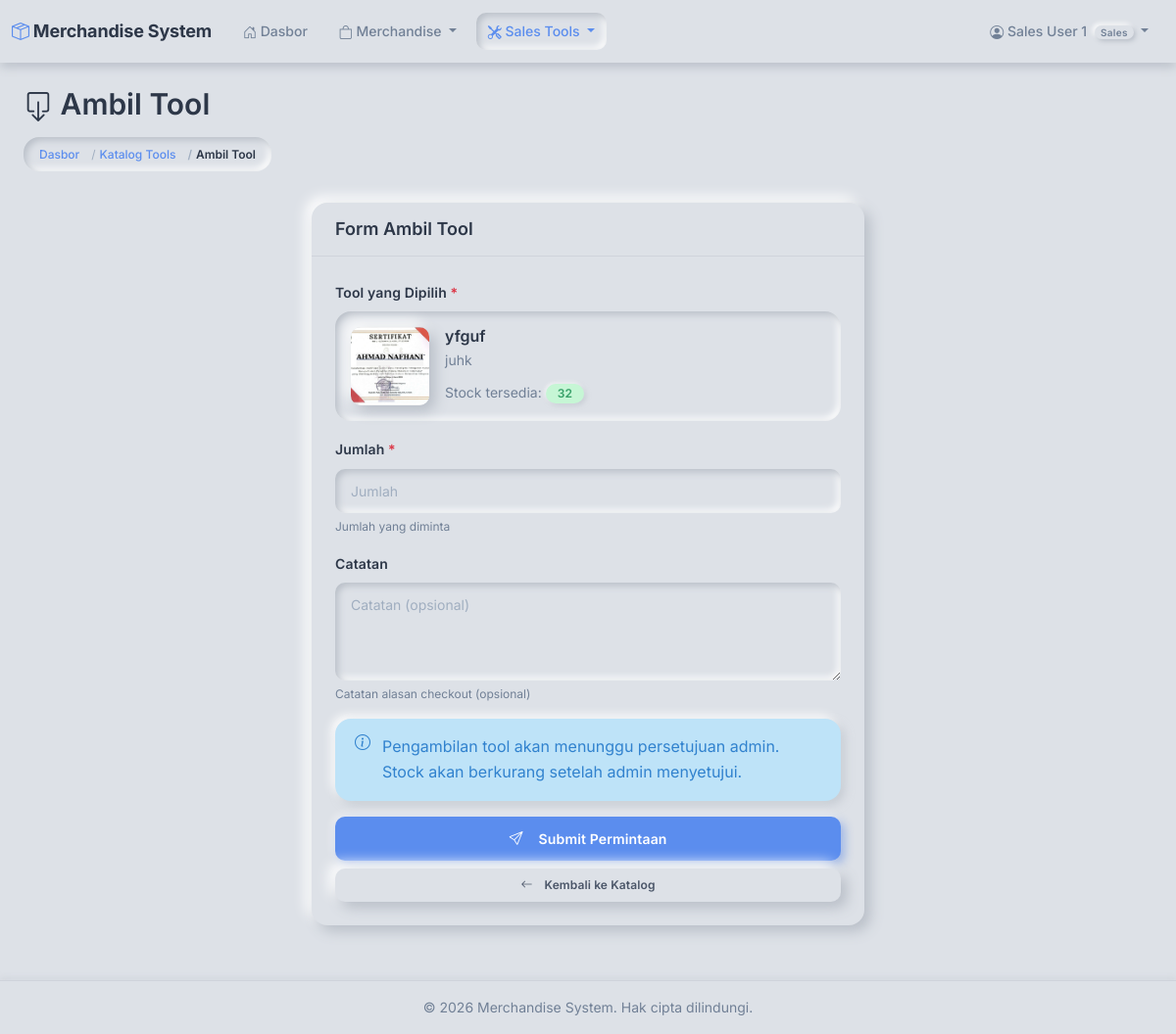
Page /inventory/checkout/5/ (signed in) on the committed database.
### accounts/models.py (models this page shows, shortened)
class User(AbstractUser):
    class Role(models.TextChoices):
        ADMIN = 'ADMIN', 'Admin (Markom)'
        SALES = 'SALES', 'Sales'
    role = models.CharField(
        max_length=10,
        choices=Role.choices,
        default=Role.SALES,
        help_text='User role: ADMIN for Markom, SALES for sales team'
    )
    full_name = models.CharField(
        max_length=255,
        help_text='Full name of the user'
    )
    phone = models.CharField(
        max_length=20,
        blank=True,
        help_text='Phone number'
    )
    force_password_change = models.BooleanField(
        default=False,
        help_text='User must change password on next login'
    )
    class Meta:
        db_table = 'users'
        verbose_name = 'User'
        verbose_name_plural = 'Users'
        ordering = ['-date_joined']
    @property
    def is_admin(self):
        return self.role == self.Role.ADMIN
    @property
    def is_sales(self):
        return self.role == self.Role.SALES

### inventory/sales_tool_models.py (models this page shows, shortened)
class SalesTool(models.Model):
    name = models.CharField(
        max_length=200,
        unique=True,
        help_text='Nama tool/produk untuk sales'
    )
    description = models.TextField(
        blank=True,
        help_text='Deskripsi tool'
    )
    image = models.ImageField(
        upload_to='sales_tools/%Y/%m/',
        blank=True,
        null=True,
        help_text='Foto tool'
    )
    stock = models.IntegerField(
        default=0,
        help_text='Stock tersedia'
    )
    is_active = models.BooleanField(
        default=True,
        help_text='Tool aktif/non-aktif'
    )
    created_by = models.ForeignKey(
        settings.AUTH_USER_MODEL,
        on_delete=models.PROTECT,
        related_name='created_tools',
        help_text='Admin yang membuat tool ini'
    )
    created_at = models.DateTimeField(auto_now_add=True)
    updated_at = models.DateTimeField(auto_now=True)
    class Meta:
        db_table = 'sales_tools'
        verbose_name = 'Sales Tool'
        verbose_name_plural = 'Sales Tools'
        ordering = ['name']

### inventory/views.py (the view)
# urls.py: path('checkout/', views.tool_checkout, name='tool_checkout'),
@sales_required
def tool_checkout(request, pk=None):
    selected_tool = None
    if request.method == 'POST':
        form = ToolCheckoutForm(request.POST)
        if form.is_valid():
            checkout = form.save(commit=False)
            checkout.sales_user = request.user
            checkout.save()
            messages.success(
                request,
                f'Permintaan ambil {checkout.quantity} unit "{checkout.tool.name}" berhasil. Menunggu persetujuan admin.'
            )
            return redirect('inventory:my_checkouts')
        else:
            messages.error(request, 'Form tidak valid.')
            if 'tool' in request.POST:
                try:
                    selected_tool = SalesTool.objects.get(pk=request.POST['tool'])
                except SalesTool.DoesNotExist:
                    pass
    else:
        initial = {}
        if pk:
            selected_tool = get_object_or_404(SalesTool, pk=pk, is_active=True)
            initial['tool'] = selected_tool.pk
        form = ToolCheckoutForm(initial=initial)
    return render(request, 'inventory/tool_checkout.html', {
        'form': form,
        'selected_tool': selected_tool,
        'title': 'Ambil Tool'
    })

### inventory/tool_forms.py (shortened to what this page needs)
class ToolCheckoutForm(forms.ModelForm):
    class Meta:
        model = ToolCheckout
        fields = ['tool', 'quantity', 'notes']
        widgets = {
            'tool': forms.Select(attrs={'class': 'form-select'}),
            'quantity': forms.NumberInput(attrs={'class': 'form-control', 'min': '1', 'placeholder': 'Jumlah'}),
            'notes': forms.Textarea(attrs={'class': 'form-control', 'rows': '3', 'placeholder': 'Catatan (opsional)'}),
        }
        labels = {
            'tool': 'Pilih Tool',
            'quantity': 'Jumlah',
            'notes': 'Catatan',
        }
        help_texts = {
            'tool': 'Pilih tool yang ingin di-checkout',
            'quantity': 'Jumlah yang diminta',
            'notes': 'Catatan alasan checkout (opsional)',
        }
    def __init__(self, *args, **kwargs):
        super().__init__(*args, **kwargs)
        self.fields['tool'].queryset = SalesTool.objects.filter(
            is_active=True,
            stock__gt=0
        ).order_by('name')

### orders/cart.py (called while the page is built)
    def get_total_quantity(self):
        return sum(item.get('quantity', 0) for item in self.cart.values())

    def get_total_unique(self):
        return len(self.cart)

### orders/context_processors.py (called while the page is built)
def cart_context(request):
    if request.user.is_authenticated and hasattr(request.user, 'is_sales') and request.user.is_sales:
        cart = Cart(request)
        return {
            'navbar_cart_total': cart.get_total_quantity(),
            'navbar_cart_unique': cart.get_total_unique(),
        }
    return {
        'navbar_cart_total': 0,
        'navbar_cart_unique': 0,
    }

### templates/inventory/tool_checkout.html (shortened to what this page needs)
{% extends 'base.html' %}
{% block content %}
<div class="container-fluid">
    <div class="row mb-4">
        <div class="col">
            <h2><i class="bi bi-box-arrow-down"></i> Ambil Tool</h2>
            <nav aria-label="breadcrumb">
                <ol class="breadcrumb">
                    <li class="breadcrumb-item"><a href="{% url 'dashboard:home' %}">Dasbor</a></li>
                    <li class="breadcrumb-item"><a href="{% url 'inventory:tools_catalog' %}">Katalog Tools</a></li>
                    <li class="breadcrumb-item active">Ambil Tool</li>
                </ol>
            </nav>
        </div>
    </div>
    <div class="row justify-content-center">
        <div class="col-lg-6">
            <div class="card">
                <div class="card-header"><h5 class="mb-0">Form Ambil Tool</h5></div>
                <div class="card-body">
                    <form method="post">
                        {% if selected_tool %}
                        <div class="mb-3">
                            <label class="form-label">Tool yang Dipilih <span class="text-danger">*</span></label>
                            <div class="neu-inset-box p-3">
                                <div class="d-flex align-items-start gap-3">
                                    {% if selected_tool.image %}
                                    <img src="{{ selected_tool.image.url }}" alt="{{ selected_tool.name }}"
                                         style="width: 80px; height: 80px; object-fit: cover; border-radius: var(--radius-md); box-shadow: var(--neu-shadow-raised);">
                                    {% else %}
                                    <div style="width: 80px; height: 80px; background: var(--neu-bg); border-radius: var(--radius-md); display: flex; align-items: center; justify-content: center; box-shadow: var(--neu-shadow-inset-subtle);">
                                        <i class="bi bi-tools" style="font-size: 2rem; color: var(--color-text-light);"></i>
                                    </div>
                                    {% endif %}
                                    <div class="flex-grow-1">
                                        <h6 class="mb-1" style="color: var(--color-text-dark);">{{ selected_tool.name }}</h6>
                                        {% if selected_tool.description %}
                                        <p class="text-muted mb-2 small">{{ selected_tool.description|truncatewords:20 }}</p>
                                        {% endif %}
                                        <div>
                                            <small class="text-muted">Stock tersedia: </small>
                                            {% if selected_tool.stock < 10 %}
                                            <span class="badge bg-warning text-dark">{{ selected_tool.stock }}</span>
                                            {% else %}
                                            <span class="badge bg-success">{{ selected_tool.stock }}</span>
                                            {% endif %}
                                        </div>
                                    </div>
                                </div>
                            </div>
                        </div>
                        {% endif %}
                        <div class="mb-3">
                            <label for="{{ form.quantity.id_for_label }}" class="form-label">{{ form.quantity.label }} <span class="text-danger">*</span></label>
                            {{ form.quantity }}
                            {% if form.quantity.help_text %}<div class="form-text">{{ form.quantity.help_text }}</div>{% endif %}
                        </div>
                        <div class="mb-3">
                            <label for="{{ form.notes.id_for_label }}" class="form-label">{{ form.notes.label }}</label>
                            {{ form.notes }}
                            {% if form.notes.help_text %}<div class="form-text">{{ form.notes.help_text }}</div>{% endif %}
                        </div>
                        <div class="alert alert-info">
                            <i class="bi bi-info-circle"></i> Pengambilan tool akan menunggu persetujuan admin. Stock akan berkurang setelah admin menyetujui.
                        </div>
                        <div class="d-grid gap-2">
                            <button type="submit" class="btn btn-primary"><i class="bi bi-send me-2"></i>Submit Permintaan</button>
                            <a href="{% url 'inventory:tools_catalog' %}" class="btn btn-secondary btn-sm">
                                <i class="bi bi-arrow-left me-1"></i>Kembali ke Katalog
                            </a>
                        </div>
                    </form>
                </div>
            </div>
        </div>
    </div>
</div>
{% endblock %}

### templates/base.html (shortened to what this page needs)
<!DOCTYPE html>
<html lang="id">
<head>
    <link href="https://cdn.jsdelivr.net/npm/bootstrap@5.3.0/dist/css/bootstrap.min.css" rel="stylesheet">
    <link rel="stylesheet" href="https://cdn.jsdelivr.net/npm/bootstrap-icons@1.11.0/font/bootstrap-icons.css">
    {% load static %}
    <link rel="stylesheet" href="{% static 'css/custom.css' %}">
</head>
<body>
    {% if user.is_authenticated %}
    <nav class="navbar navbar-expand-lg">
        <div class="container-fluid">
            <a class="navbar-brand" href="{% url 'dashboard:home' %}">
                <i class="bi bi-box-seam me-1" style="color: var(--color-accent);"></i>Merchandise System
            </a>
            <div class="collapse navbar-collapse" id="navbarNav">
                <ul class="navbar-nav me-auto">
                    <li class="nav-item">
                        <a class="nav-link {% if request.resolver_match.app_name == 'dashboard' %}active{% endif %}"
                           href="{% url 'dashboard:home' %}">
                            <i class="bi bi-house-door"></i> Dasbor
                        </a>
                    </li>
                    {% if user.is_sales %}
                    <li class="nav-item dropdown">
                        <a class="nav-link dropdown-toggle {% if request.resolver_match.app_name == 'orders' %}active{% endif %}"
                           href="#" id="merchandiseMenuDropdown" role="button" data-bs-toggle="dropdown" aria-expanded="false">
                            <i class="bi bi-bag"></i> Merchandise
                        </a>
                    </li>
                    <li class="nav-item dropdown">
                        <a class="nav-link dropdown-toggle {% if request.resolver_match.app_name == 'inventory' %}active{% endif %}"
                           href="#" id="toolsMenuDropdown" role="button" data-bs-toggle="dropdown" aria-expanded="false">
                            <i class="bi bi-tools"></i> Sales Tools
                        </a>
                    </li>
                    {% endif %}
                </ul>
                <ul class="navbar-nav">
                    <li class="nav-item dropdown">
                        <a class="nav-link dropdown-toggle" href="#" id="userDropdown"
                           role="button" data-bs-toggle="dropdown" aria-expanded="false">
                            <i class="bi bi-person-circle"></i>
                            {{ user.full_name }}
                            {% if user.is_admin %}
                                <span class="badge bg-primary ms-1 badge-role">Admin</span>
                            {% else %}
                                <span class="badge bg-secondary ms-1 badge-role">Sales</span>
                            {% endif %}
                        </a>
                    </li>
                </ul>
            </div>
        </div>
    </nav>
    {% endif %}
    <main class="{% if user.is_authenticated %}container-fluid py-4{% endif %}">
        {% block content %}{% endblock %}
    </main>
    {% if user.is_authenticated %}
    <footer>
        <div class="container-fluid">
            <p class="mb-0">&copy; {% now "Y" %} Merchandise System. Hak cipta dilindungi.</p>
        </div>
    </footer>
    {% endif %}
</body>
</html>

### rows in the picture
User: full_name "Sales User 1"
SalesTool: image (picture), name "yfguf", description "juhk", stock "32"
